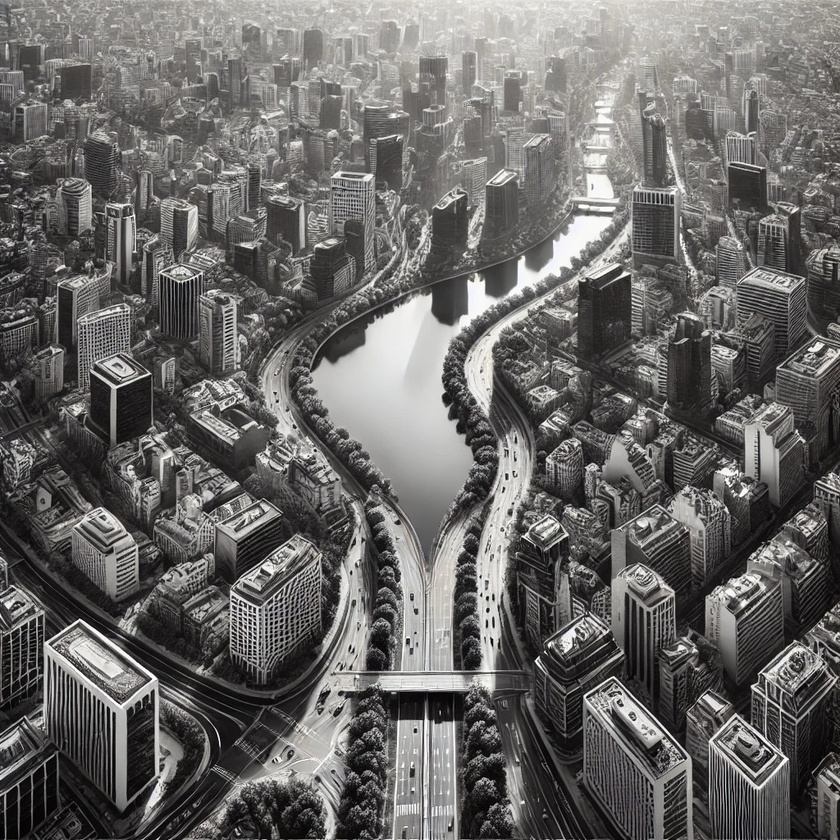
#> input picture images/template_matching.jpg, 840 x 840 px, shrunk from 1024 x 1024 before the run
$ python template_matching.py
#> lines starting #> are read from the running program, lines starting #| are printed output that depends on the picture; after the words box and inside, x2 and y2 are one past the last pixel; in counts of white or black regions, pixels touching at a corner belong together
import cv2
import numpy as np
import os
import sys
import time


def load_images(image_path: str, template_path: str) -> tuple:
    """Loads the main image and template image."""
#> called with image_path = 'images/template_matching.jpg', template_path = 'images/template.png'
    image = cv2.imread(image_path)
#> image is the input picture: shape (840, 840, 3); mean B, G, R 102, 103.5, 104.9
    template = cv2.imread(template_path)
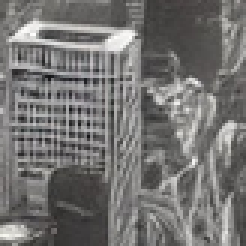
#> input picture images/template.png, 82 x 82 px, shrunk from 100 x 100 before the run (shown 3 times larger)
#> template is the input picture: shape (82, 82, 3); mean B, G, R 114.2, 115.5, 116.6

    if image is None:
        sys.exit(f"Error: Could not load image from '{image_path}'")
    if template is None:
        sys.exit(f"Error: Could not load template from '{template_path}'")

    return image, template

def manual_template_matching(image_gray: np.ndarray, template_gray: np.ndarray) -> tuple:
    """
    Performs template matching using a manual sliding window with SSD.
    Note: This is very slow and intended for educational purposes.
    """
    img_h, img_w = image_gray.shape
    temp_h, temp_w = template_gray.shape

    min_ssd = float('inf')
    best_loc = (0, 0)

    # Slide the template over the main image
    for y in range(img_h - temp_h + 1):
        for x in range(img_w - temp_w + 1):
            # Extract the region of interest (ROI)
            roi = image_gray[y:y+temp_h, x:x+temp_w]

            # Compute Sum of Squared Differences (SSD)
            ssd = np.sum((roi.astype(np.float32) - template_gray.astype(np.float32)) ** 2)

            if ssd < min_ssd:
                min_ssd = ssd
                best_loc = (x, y)

    return best_loc

def opencv_template_matching(image_gray: np.ndarray, template_gray: np.ndarray, method) -> tuple:
    """Performs template matching using OpenCV's optimized function."""
    result = cv2.matchTemplate(image_gray, template_gray, method)

    # For SSD-based methods, the best match is the minimum value.
    # For correlation-based methods, it's the maximum.
    if method in [cv2.TM_SQDIFF, cv2.TM_SQDIFF_NORMED]:
        min_val, max_val, min_loc, max_loc = cv2.minMaxLoc(result)
        top_left = min_loc
    else:
        min_val, max_val, min_loc, max_loc = cv2.minMaxLoc(result)
        top_left = max_loc

    return top_left

def save_and_visualize_result(
    image_color: np.ndarray,
    template: np.ndarray,
    location: tuple,
    output_path: str,
    show_window: bool
):
    """Draws a bounding box, saves the result, and optionally displays it."""
    output_image = image_color.copy()
    top_left = location
    h, w = template.shape[:2]
    bottom_right = (top_left[0] + w, top_left[1] + h)

    # Draw the bounding box
    cv2.rectangle(output_image, top_left, bottom_right, (0, 255, 0), 2)

    # Save the result
    cv2.imwrite(output_path, output_image)
    print(f"Result saved to: {output_path}")

    # Display the result if requested
    if show_window:
        cv2.imshow("Detected Match", output_image)
        cv2.imshow("Template", template)
        cv2.waitKey(0)
        cv2.destroyAllWindows()

## Main Execution

if __name__ == "__main__":

    # --- Configuration ---
    IMAGE_PATH = "images/template_matching.jpg"
    TEMPLATE_PATH = "images/template.png" # The template should be a separate file
    OUTPUT_DIR = "output"

    # --- Control Flags ---
    # Set to True to use the fast OpenCV function, False for the slow manual method
    USE_OPENCV_OPTIMIZED = True
    VISUALIZE = True

    # OpenCV's matching method (TM_SQDIFF_NORMED is often a good choice)
    MATCHING_METHOD = cv2.TM_SQDIFF_NORMED

    # --- Script ---
    os.makedirs(OUTPUT_DIR, exist_ok=True)
    image, template = load_images(IMAGE_PATH, TEMPLATE_PATH)

    # Use grayscale images for matching, as color adds complexity and computation
    image_gs = cv2.cvtColor(image, cv2.COLOR_BGR2GRAY)
    template_gs = cv2.cvtColor(template, cv2.COLOR_BGR2GRAY)

    start_time = time.time()

    if USE_OPENCV_OPTIMIZED:
        print("Using OpenCV's optimized template matching...")
        best_location = opencv_template_matching(image_gs, template_gs, MATCHING_METHOD)
#> in opencv_template_matching, `result = cv2.matchTemplate(image_gray, template_gray, method)`:
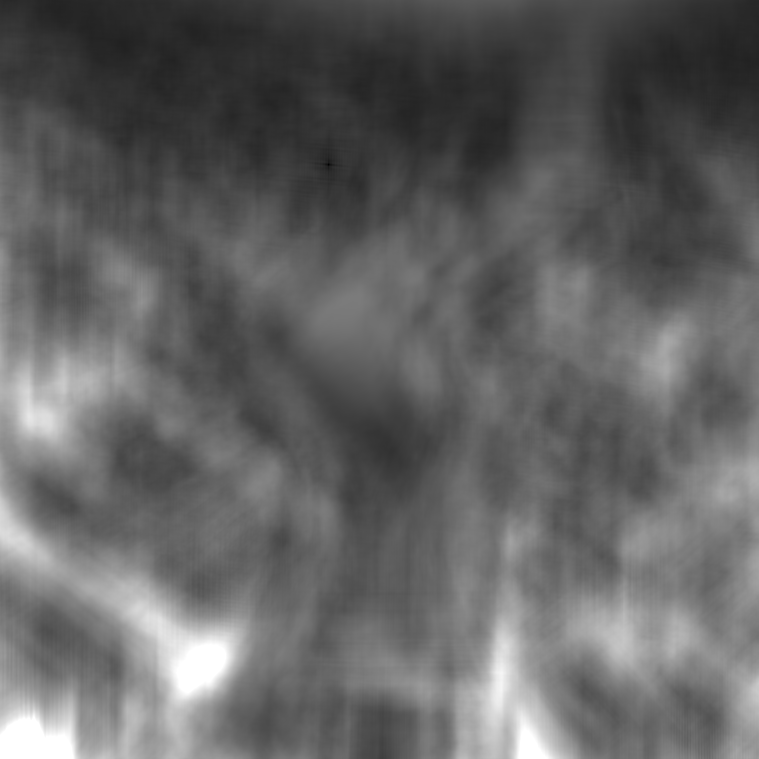
#> result: shape (759, 759) float32; min 0.0025, max 1, mean 0.39
#> in opencv_template_matching, `min_val, max_val, min_loc, max_loc = cv2.minMaxLoc(result)`: min_val = 0.0025; max_val = 1; min_loc = (328, 164); max_loc = (210, 644)
#> in opencv_template_matching, `top_left = min_loc`: top_left = (328, 164)
#> best_location = (328, 164)
    else:
        print("Using manual sliding window matching. This will be very slow.")
        best_location = manual_template_matching(image_gs, template_gs)

    end_time = time.time()
    print(f"Matching complete. Found best match at: {best_location}")
#| Matching complete. Found best match at: (328, 164)
    print(f"Time taken: {end_time - start_time:.4f} seconds.")

    # Prepare output name and visualize/save the result
    method_name = "opencv" if USE_OPENCV_OPTIMIZED else "manual"
    base_name = os.path.splitext(os.path.basename(IMAGE_PATH))[0]
    output_filename = os.path.join(OUTPUT_DIR, f"{base_name}_matched_{method_name}.png")

    save_and_visualize_result(
        image, template, best_location, output_filename, show_window=VISUALIZE
    )
#> in save_and_visualize_result, `bottom_right = (top_left[0] + w, top_left[1] + h)`: bottom_right = (410, 246)
#> in save_and_visualize_result, `cv2.rectangle(output_image, top_left, bottom_right, (0, 255, 0), 2)`:
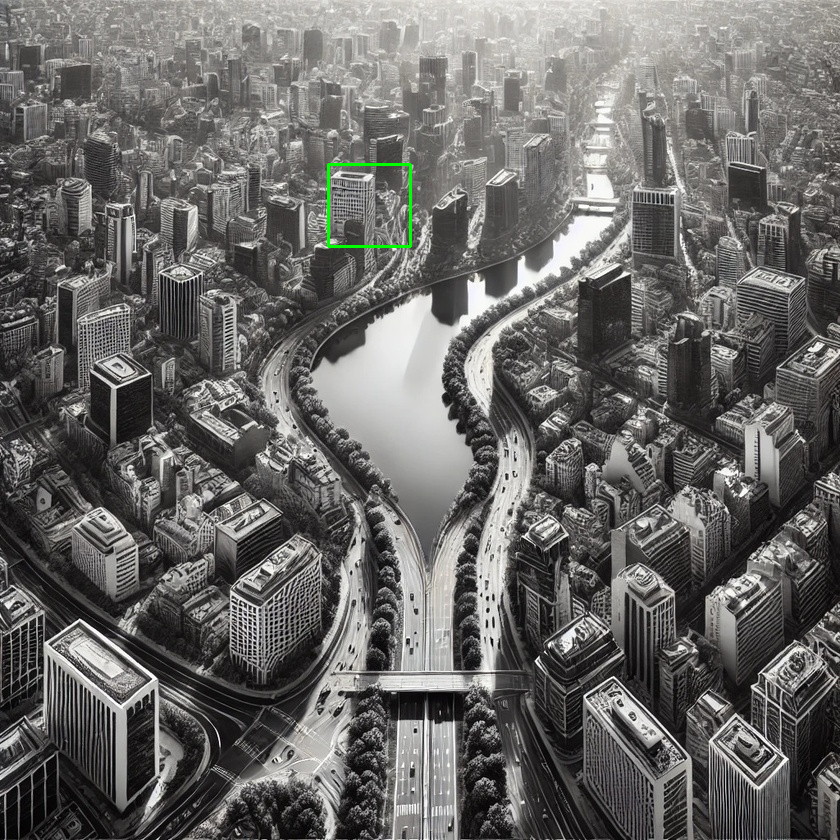
#> output_image: shape (840, 840, 3); 0.14% of pixels changed, all inside (x1, y1, x2, y2) = (327, 163, 412, 248)
